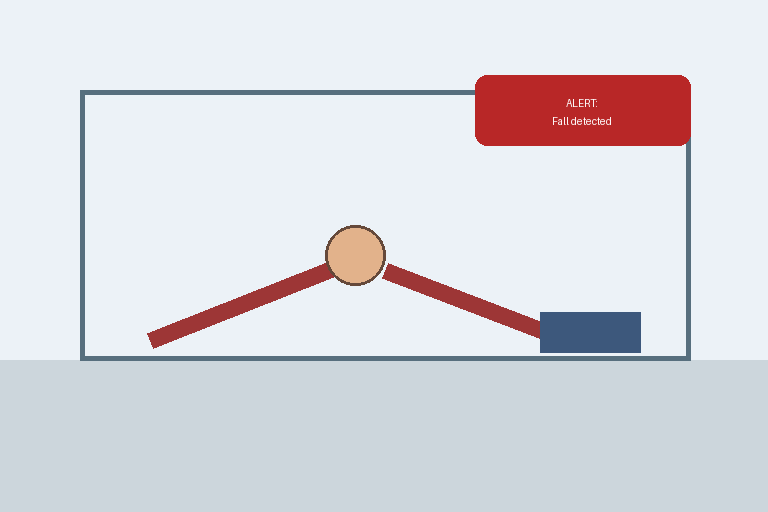
#> input picture privacy-shield/assets/samples/secret_fall_scene.png, 768 x 512 px
$ python -i app.py   (imports and definitions only)
#> lines starting #> are read from the running program, lines starting #| are printed output that depends on the picture
# -*- coding: utf-8 -*-
"""
Privacy Shield demo.

Main idea:
    Normal user sees daily computer screens.
    Unauthorized capture gets a random painting.
    The painting is not only a replacement: the real screen is embedded into
    the painting with LSB steganography and a password-derived permutation.
"""

from __future__ import annotations

import argparse
import hashlib
import random
import sys
import time
from pathlib import Path
import tkinter as tk
from tkinter import messagebox

import numpy as np
from PIL import Image, ImageDraw, ImageFont, ImageTk


DEFAULT_BITS = 4
AUTH_PASSWORD = "family123"
IMAGE_SUFFIXES = (".png", ".jpg", ".jpeg", ".bmp")
DAILY_IMAGE_NAMES = ("1", "2", "3", "4", "5")
ART_FILE_NAMES = (
    "1545671748-05e80f2c00710125b1a7bd06a1414c2d.jpg",
    "images.jpg",
    "Picasso_The_Weeping_Woman_Tate_identifier_T05010_10.jpg",
    "Vincent_Willem_van_Gogh_127.jpg",
    "cover_mona_style.png",
)


def key_seed(key: str) -> int:
    digest = hashlib.sha256(key.encode("utf-8")).digest()
    return int.from_bytes(digest[:8], "big", signed=False)


def load_rgb(path: str | Path) -> Image.Image:
    return Image.open(path).convert("RGB")


def keyed_permutation(length: int, key: str) -> np.ndarray:
    rng = np.random.default_rng(key_seed(key))
    return rng.permutation(length)


# [73 lines left out: functions encode_image, decode_image, ssim_score, not called in this run]


def script_dir() -> Path:
    return Path(__file__).resolve().parent


def output_dir() -> Path:
    folder = script_dir() / "outputs"
    folder.mkdir(parents=True, exist_ok=True)
    return folder


def find_image_by_stem(folder: Path, stem: str) -> Path | None:
    for suffix in IMAGE_SUFFIXES:
        candidate = folder / f"{stem}{suffix}"
        if candidate.exists():
            return candidate
    return None


def fit_photo(path: Path, size: tuple[int, int], bg: str = "#111827") -> ImageTk.PhotoImage:
    image = Image.open(path).convert("RGB")
    image.thumbnail(size, Image.Resampling.LANCZOS)
    canvas = Image.new("RGB", size, bg)
    x = (size[0] - image.width) // 2
    y = (size[1] - image.height) // 2
    canvas.paste(image, (x, y))
    return ImageTk.PhotoImage(canvas)


def save_display_copy(source: Path, output: Path) -> None:
    image = Image.open(source).convert("RGB")
    image.save(output)


# [27 lines left out: function make_recording_strip, not called in this run]


class ScreenShieldApp:
    def __init__(self, root: tk.Tk) -> None:
        self.root = root
        self.data_dir = output_dir()
        assets = script_dir() / "assets"
        self.daily_images = [
            path for name in DAILY_IMAGE_NAMES if (path := find_image_by_stem(assets / "daily", name))
        ]
        if not self.daily_images:
            self.daily_images = [assets / "samples" / "secret_fall_scene.png"]
        self.art_images = [assets / "paintings" / name for name in ART_FILE_NAMES if (assets / "paintings" / name).exists()]
        if not self.art_images:
            self.art_images = [assets / "samples" / "cover_mona_style.png"]

        self.current_index = 0
        self.protection_enabled = True
        self.authorized = False
        self.auto_playing = False
        self.last_stego_capture: Path | None = None
        self.last_decoded_capture: Path | None = None

        self.password_value = tk.StringVar()
        self.mode_value = tk.StringVar()
        self.capture_value = tk.StringVar(value="尚未擷取")
        self.log_value = tk.StringVar(
            value="系統待命：按下「模擬駭客截圖」，會用 LSB 隱寫把真實畫面藏進隨機名畫。"
        )

        self.user_photo: ImageTk.PhotoImage | None = None
        self.capture_photo: ImageTk.PhotoImage | None = None

        self.root.title("Privacy Shield 螢幕保護系統")
        self.root.geometry("1220x780")
        self.root.minsize(1060, 700)
        self.root.configure(bg="#edf2f7")

        self.build_ui()
        self.refresh_state()
        self.show_user_screen()

    def build_ui(self) -> None:
        top = tk.Frame(self.root, bg="#0f172a", height=92)
        top.pack(fill="x")
        top.pack_propagate(False)

        tk.Label(
            top,
            text="Privacy Shield 螢幕保護系統",
            bg="#0f172a",
            fg="#f8fafc",
            font=("Microsoft JhengHei UI", 22, "bold"),
        ).pack(anchor="w", padx=26, pady=(18, 2))
        tk.Label(
            top,
            text="保護開啟時，未授權截圖會得到隨機名畫；輸入密碼後才可還原或正常擷取。",
            bg="#0f172a",
            fg="#cbd5e1",
            font=("Microsoft JhengHei UI", 11),
        ).pack(anchor="w", padx=28)

        body = tk.Frame(self.root, bg="#edf2f7")
        body.pack(fill="both", expand=True, padx=22, pady=20)
        body.columnconfigure(0, weight=3)
        body.columnconfigure(1, weight=2)
        body.rowconfigure(0, weight=1)

        left = tk.Frame(body, bg="#ffffff", highlightbackground="#d0d7de", highlightthickness=1)
        left.grid(row=0, column=0, sticky="nsew", padx=(0, 14))
        left.columnconfigure(0, weight=1)
        left.rowconfigure(2, weight=1)

        tk.Label(
            left,
            text="正常使用者畫面",
            bg="#ffffff",
            fg="#111827",
            font=("Microsoft JhengHei UI", 16, "bold"),
        ).grid(row=0, column=0, sticky="w", padx=18, pady=(16, 2))
        tk.Label(
            left,
            text="使用 1-5 圖片模擬日常電腦操作畫面。",
            bg="#ffffff",
            fg="#64748b",
            font=("Microsoft JhengHei UI", 10),
        ).grid(row=1, column=0, sticky="w", padx=18, pady=(0, 10))

        self.user_screen = tk.Label(
            left,
            bg="#111827",
            fg="#e5e7eb",
            text="找不到 1-5 圖片",
            font=("Microsoft JhengHei UI", 14),
        )
        self.user_screen.grid(row=2, column=0, sticky="nsew", padx=18, pady=(0, 12))

        nav = tk.Frame(left, bg="#ffffff")
        nav.grid(row=3, column=0, sticky="ew", padx=18, pady=(0, 18))
        nav.columnconfigure((0, 1, 2), weight=1)
        self.add_button(nav, "上一張", self.previous_screen, "#334155", 0, 0)
        self.add_button(nav, "下一張", self.next_screen, "#334155", 0, 1)
        self.add_button(nav, "日常輪播", self.toggle_auto_play, "#176b87", 0, 2)

        right = tk.Frame(body, bg="#edf2f7")
        right.grid(row=0, column=1, sticky="nsew")
        right.columnconfigure(0, weight=1)
        right.rowconfigure(1, weight=1)

        control = tk.Frame(right, bg="#ffffff", highlightbackground="#d0d7de", highlightthickness=1)
        control.grid(row=0, column=0, sticky="ew", pady=(0, 14))
        control.columnconfigure(0, weight=1)

        tk.Label(
            control,
            text="系統控制台",
            bg="#ffffff",
            fg="#111827",
            font=("Microsoft JhengHei UI", 16, "bold"),
        ).grid(row=0, column=0, sticky="w", padx=18, pady=(16, 8))

        self.mode_badge = tk.Label(
            control,
            textvariable=self.mode_value,
            bg="#dcfce7",
            fg="#166534",
            font=("Microsoft JhengHei UI", 11, "bold"),
            padx=12,
            pady=8,
        )
        self.mode_badge.grid(row=1, column=0, sticky="ew", padx=18, pady=(0, 10))

        password_row = tk.Frame(control, bg="#ffffff")
        password_row.grid(row=2, column=0, sticky="ew", padx=18, pady=(0, 10))
        password_row.columnconfigure(0, weight=1)
        tk.Entry(
            password_row,
            textvariable=self.password_value,
            show="*",
            relief="flat",
            bg="#f8fafc",
            fg="#111827",
            insertbackground="#111827",
            font=("Consolas", 13),
        ).grid(row=0, column=0, sticky="ew", ipady=9)
        tk.Button(
            password_row,
            text="解鎖",
            command=self.unlock,
            relief="flat",
            bg="#dc2626",
            fg="#ffffff",
            activebackground="#991b1b",
            activeforeground="#ffffff",
            font=("Microsoft JhengHei UI", 11, "bold"),
            cursor="hand2",
        ).grid(row=0, column=1, padx=(8, 0), ipady=6)

        tk.Label(
            control,
            text="展示密碼：family123",
            bg="#ffffff",
            fg="#64748b",
            font=("Microsoft JhengHei UI", 9),
        ).grid(row=3, column=0, sticky="w", padx=20, pady=(0, 10))

        actions = tk.Frame(control, bg="#ffffff")
        actions.grid(row=4, column=0, sticky="ew", padx=18, pady=(0, 16))
        actions.columnconfigure((0, 1), weight=1)
        self.add_button(actions, "開啟 / 關閉保護", self.toggle_protection, "#0f766e", 0, 0)
        self.add_button(actions, "重新鎖定", self.lock, "#475569", 0, 1)
        self.add_button(actions, "模擬駭客截圖", self.simulate_capture, "#b45309", 1, 0)
        self.add_button(actions, "模擬駭客錄影", self.simulate_recording, "#7c3aed", 1, 1)

        capture = tk.Frame(right, bg="#ffffff", highlightbackground="#d0d7de", highlightthickness=1)
        capture.grid(row=1, column=0, sticky="nsew")
        capture.columnconfigure(0, weight=1)
        capture.rowconfigure(2, weight=1)

        tk.Label(
            capture,
            text="擷取結果展示",
            bg="#ffffff",
            fg="#111827",
            font=("Microsoft JhengHei UI", 16, "bold"),
        ).grid(row=0, column=0, sticky="w", padx=18, pady=(16, 2))
        tk.Label(
            capture,
            textvariable=self.capture_value,
            bg="#ffffff",
            fg="#64748b",
            font=("Microsoft JhengHei UI", 10),
        ).grid(row=1, column=0, sticky="w", padx=18, pady=(0, 10))

        self.capture_screen = tk.Label(
            capture,
            bg="#111827",
            fg="#e5e7eb",
            text="等待擷取",
            font=("Microsoft JhengHei UI", 14),
        )
        self.capture_screen.grid(row=2, column=0, sticky="nsew", padx=18, pady=(0, 12))

        log = tk.Label(
            capture,
            textvariable=self.log_value,
            wraplength=420,
            justify="left",
            bg="#f8fafc",
            fg="#111827",
            font=("Microsoft JhengHei UI", 10),
            padx=12,
            pady=10,
        )
        log.grid(row=3, column=0, sticky="ew", padx=18, pady=(0, 18))

    def add_button(self, parent: tk.Frame, text: str, command, color: str, row: int, column: int) -> None:
        tk.Button(
            parent,
            text=text,
            command=command,
            relief="flat",
            bg=color,
            fg="#ffffff",
            activebackground="#0f172a",
            activeforeground="#ffffff",
            font=("Microsoft JhengHei UI", 10, "bold"),
            cursor="hand2",
        ).grid(row=row, column=column, sticky="ew", padx=5, pady=5, ipady=8)

    def refresh_state(self) -> None:
        if self.authorized:
            self.mode_value.set("授權模式：可正常截圖 / 錄影，也可解碼前一次名畫藏圖")
            self.mode_badge.config(bg="#dbeafe", fg="#1d4ed8")
        elif self.protection_enabled:
            self.mode_value.set("保護中：駭客截圖會變成 LSB 藏圖名畫")
            self.mode_badge.config(bg="#dcfce7", fg="#166534")
        else:
            self.mode_value.set("保護關閉：擷取會看到真實畫面")
            self.mode_badge.config(bg="#fee2e2", fg="#991b1b")

    def current_daily_image(self) -> Path | None:
        if not self.daily_images:
            return None
        return self.daily_images[self.current_index % len(self.daily_images)]

    def show_user_screen(self) -> None:
        path = self.current_daily_image()
        if path is None:
            return
        self.user_photo = fit_photo(path, (700, 430))
#> in fit_photo, image is the input picture: PIL image 768x512 RGB; mean R, G, B 218.5, 218.5, 223.7
#> in fit_photo, `canvas = Image.new("RGB", size, bg)`:
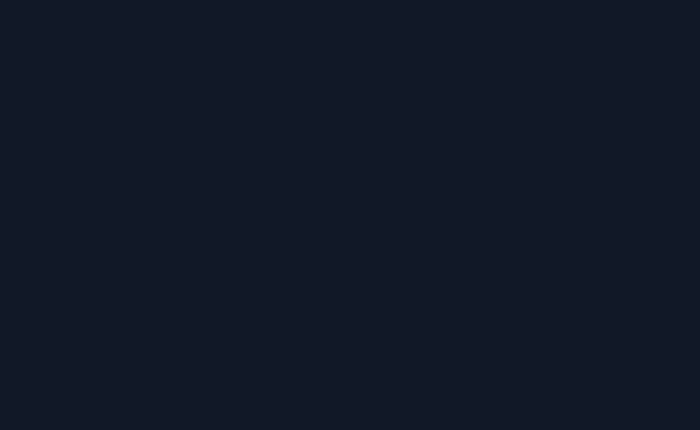
#> canvas: PIL image 700x430 RGB; mean R, G, B 17, 24, 39
#> in fit_photo, `canvas.paste(image, (x, y))`:
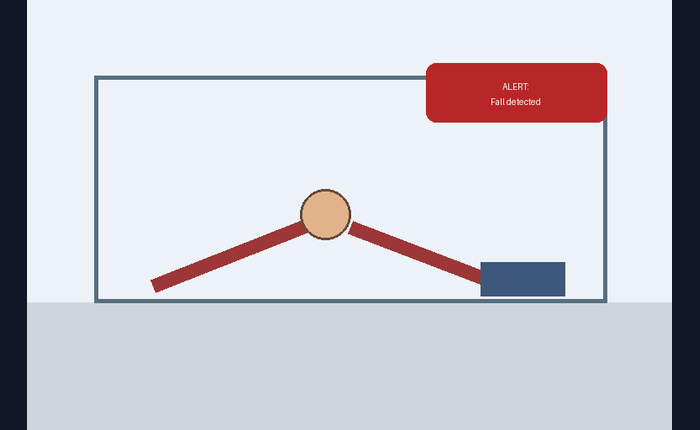
#> canvas: PIL image 700x430 RGB; mean R, G, B 202.7, 203.2, 209.2
        self.user_screen.config(image=self.user_photo, text="")

    # [140 lines left out: functions show_capture, previous_screen, next_screen, toggle_auto_play, auto_step, toggle_protection and 4 more, not called in this run]


def launch_gui() -> None:
    root = tk.Tk()
    ScreenShieldApp(root)
    root.mainloop()


# [26 lines left out: function run_demo, not called in this run]


def main() -> None:
    if len(sys.argv) == 1:
        launch_gui()
        return

    parser = argparse.ArgumentParser(description="Privacy Shield steganography system")
    sub = parser.add_subparsers(dest="command", required=True)

    encode = sub.add_parser("encode", help="hide a private image inside a cover image")
    encode.add_argument("--cover", required=True)
    encode.add_argument("--secret", required=True)
    encode.add_argument("--output", required=True)
    encode.add_argument("--key", required=True)
    encode.add_argument("--bits", type=int, default=DEFAULT_BITS)

    decode = sub.add_parser("decode", help="recover a hidden private image")
    decode.add_argument("--stego", required=True)
    decode.add_argument("--output", required=True)
    decode.add_argument("--key", required=True)
    decode.add_argument("--bits", type=int, default=DEFAULT_BITS)

    demo = sub.add_parser("demo", help="create a full steganography demonstration")
    demo.add_argument("--output-dir", default=str(script_dir() / "outputs"))
    demo.add_argument("--key", required=True)
    demo.add_argument("--bits", type=int, default=DEFAULT_BITS)

    metrics = sub.add_parser("metrics", help="calculate project evaluation scores")
    metrics.add_argument("--cover", required=True)
    metrics.add_argument("--stego", required=True)
    metrics.add_argument("--secret", required=True)
    metrics.add_argument("--recovered", required=True)

    args = parser.parse_args()

    if args.command == "encode":
        encode_image(args.cover, args.secret, args.output, args.key, args.bits)
        print(f"Saved stego image to {args.output}")
    elif args.command == "decode":
        decode_image(args.stego, args.output, args.key, args.bits)
        print(f"Saved recovered image to {args.output}")
    elif args.command == "demo":
        run_demo(args.output_dir, args.key, args.bits)
    elif args.command == "metrics":
        print(f"Cover vs stego SSIM:       {ssim_score(args.cover, args.stego):.4f}")
        print(f"Secret vs recovered SSIM:  {ssim_score(args.secret, args.recovered):.4f}")


# [2 lines not run here, left out]

>>> result = main()
